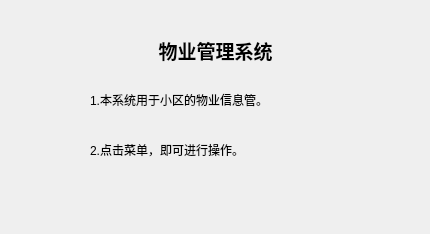
<?xml version="1.0" encoding="UTF-8"?>
<ui version="4.0">
 <class>AboutDialog</class>
 <widget class="QDialog" name="AboutDialog">
  <property name="geometry">
   <rect>
    <x>0</x>
    <y>0</y>
    <width>430</width>
    <height>234</height>
   </rect>
  </property>
  <property name="windowTitle">
   <string>Dialog</string>
  </property>
  <widget class="QLabel" name="label">
   <property name="geometry">
    <rect>
     <x>70</x>
     <y>30</y>
     <width>291</width>
     <height>41</height>
    </rect>
   </property>
   <property name="font">
    <font>
     <family>Courier</family>
     <pointsize>14</pointsize>
     <weight>75</weight>
     <bold>true</bold>
    </font>
   </property>
   <property name="text">
    <string>物业管理系统</string>
   </property>
   <property name="alignment">
    <set>Qt::AlignCenter</set>
   </property>
  </widget>
  <widget class="QLabel" name="label_2">
   <property name="geometry">
    <rect>
     <x>90</x>
     <y>140</y>
     <width>241</width>
     <height>20</height>
    </rect>
   </property>
   <property name="text">
    <string>2.点击菜单，即可进行操作。</string>
   </property>
  </widget>
  <widget class="QLabel" name="label_3">
   <property name="geometry">
    <rect>
     <x>90</x>
     <y>90</y>
     <width>281</width>
     <height>20</height>
    </rect>
   </property>
   <property name="text">
    <string>1.本系统用于小区的物业信息管。</string>
   </property>
  </widget>
 </widget>
 <resources/>
 <connections/>
</ui>
